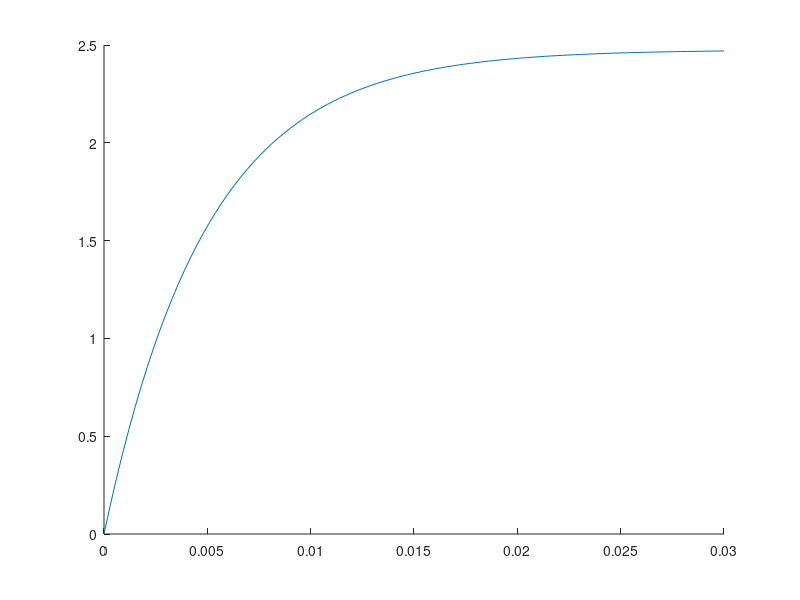
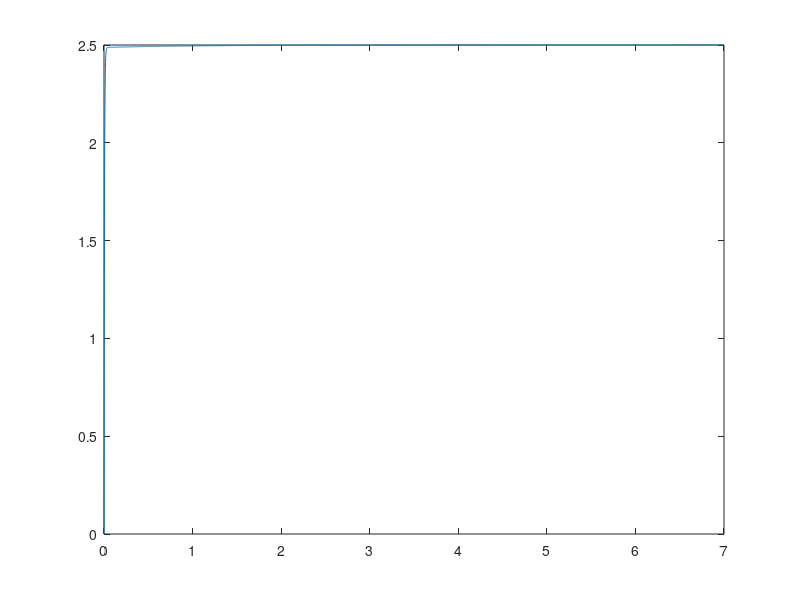

These figures' MATLAB source, in order: (Note: this script raises an error after producing the figures.)
%% House Keeping
clear all;
close all;
clc

%% Define constants

%% Enter Equation for rigid arm
% Assign coeffcient 
Kd = 0;
Kp = 200;
WD = 2.5;

% Natural Frequency

% Zeta
% Set up and build transfer function
num = Kp;
den = [ 0 1 (2+Kp) ];

sysTF = tf(num,den);

[x t] = step(sysTF);

x = WD*x;

figure(1); clf;
hold on
% y = ones(1,length(t))*(2*WD);
% plot(t,y);
plot(t,x);

u_p = -Kp.*(x - WD);
%%PI control
Kp = 200;
Ki = 200;
WD = 2.5;

num_int = [Kp Ki];
den_int = [1 (2+Kp) Ki];

int_sysTF = tf(num_int,den_int);
[x_int t_int] = step(int_sysTF);

x_int = WD*x_int;
figure(2); clf;
plot(t_int,x_int)
W_ss = ((Kp*WD)/(2+Kp));
u_i = -Kp.*(x - WD) - Ki.*(W_ss - WD).*t_int;

figure(3)
hold on
plot(t,u_p)
plot(t_int,u_i)
title('P Vs PI Control Law')
xlabel('Time')
ylabel('Control')
legend('Proportional Control','Proportional Integral Control')
